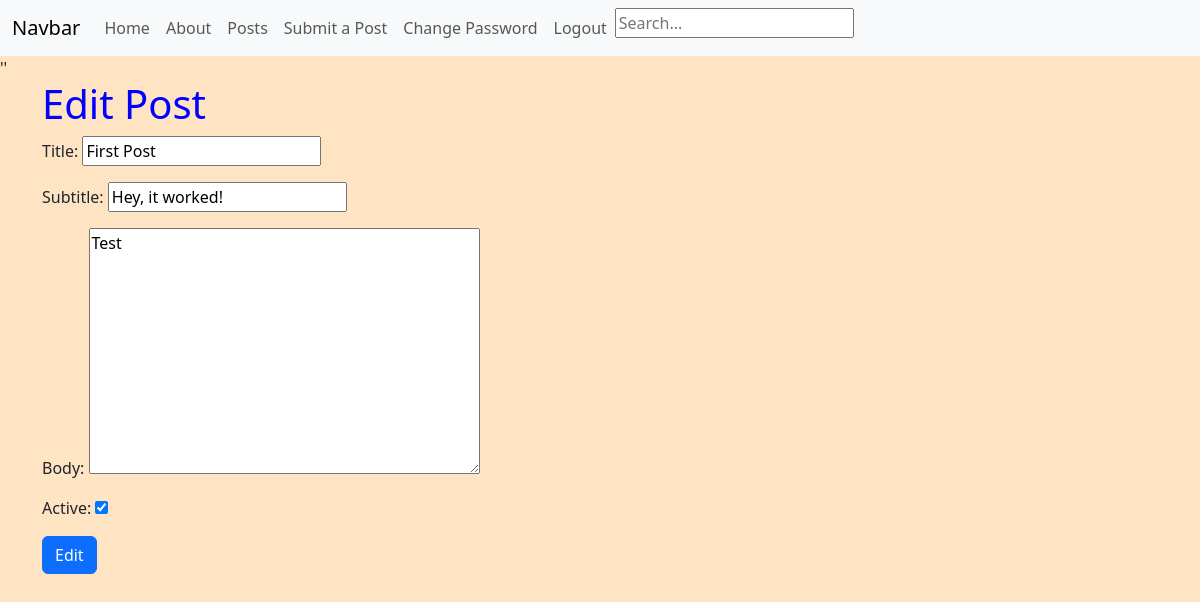
/posts/6/edit/ (signed in), run on an earlier commit of the app's database.
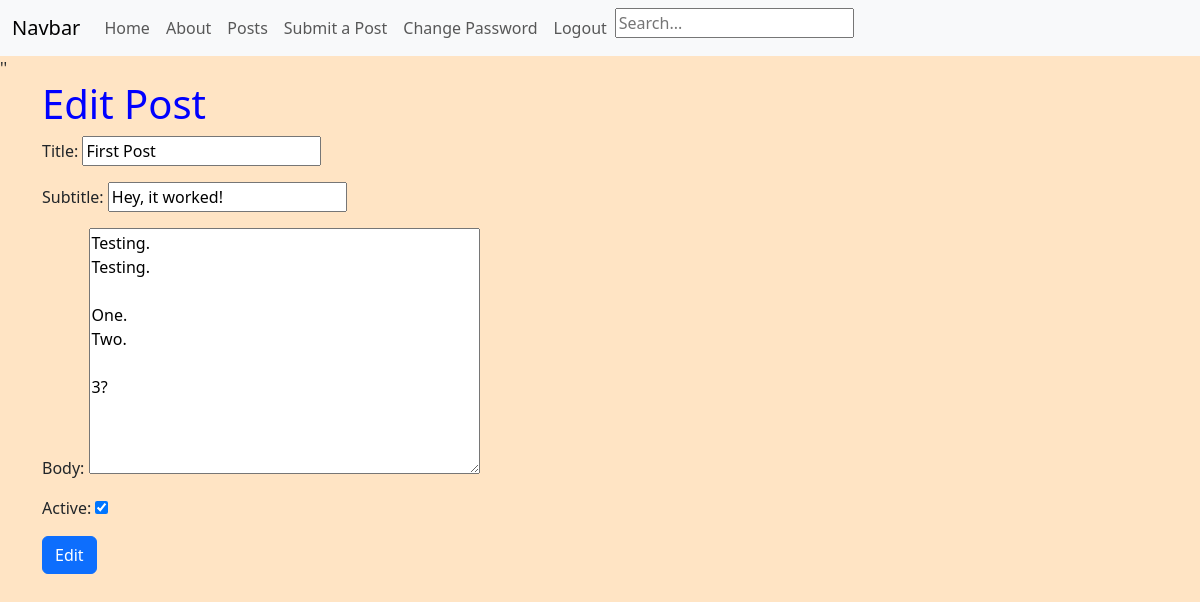
And on a later commit of the database.
### posts/models.py (models this page shows, shortened)
class Post(models.Model):
    title = models.CharField(max_length=128)
    subtitle = models.CharField(max_length=128)
    author = models.ForeignKey(
        'auth.User',
        on_delete=models.CASCADE
    )
    body = models.TextField()
    created_on = models.DateTimeField(auto_now_add=True)
    active = models.BooleanField(default=True)

### posts/views.py (the view)
# urls.py: path("<int:pk>/edit/", PostUpdateView.as_view(), name="edit"),
class PostUpdateView(LoginRequiredMixin,  UserPassesTestMixin, UpdateView):
    model = Post
    template_name = "posts/edit.html"
    fields = ["title", "subtitle", "body", "active"]
    def test_func(self):
        user = self.request.user
        post = self.get_object()
        return user == post.author

### templates/posts/edit.html (shortened to what this page needs)
{% extends 'base.html' %}
{% block content %}
<h1>Edit Post</h1>
<form method="POST">
    {{ form.as_p }}
    <input type= "submit" value="Edit" class="btn btn-primary">
</form>
{% endblock content %}

What changed in the data, as far as the page shows it:
changed Post "First Post": body "Test" → "Testing. Testing. One. Two. 3?"
